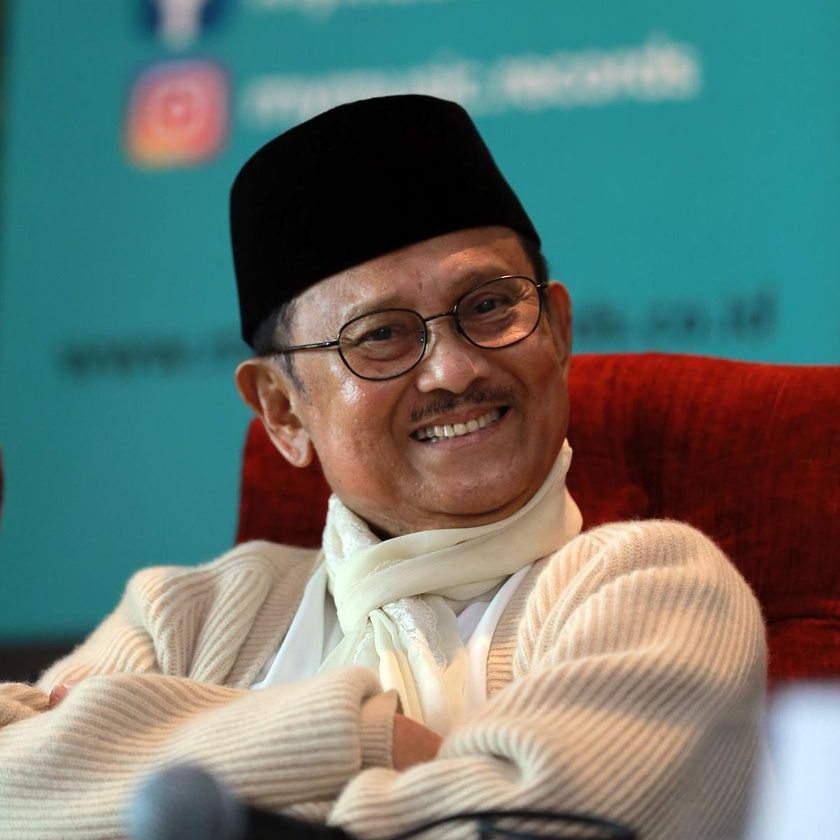
%> input picture Image correction/hbb.jpg, 840 x 840 px, shrunk from 1200 x 1200 before the run
$ octave Untitled3.m   (GNU Octave 9; MATLAB toolbox functions it lacks are replaced by stand-ins)
%> lines starting %> are read from the running program, lines starting %| are printed output that depends on the picture
I = imread('hbb.jpg');
%> I is the input picture: size 840x840x3 uint8; mean R, G, B 102.4, 119.4, 112.5
K1 = imnoise(I,'gaussian',0,0.02);% add Gaussian noise
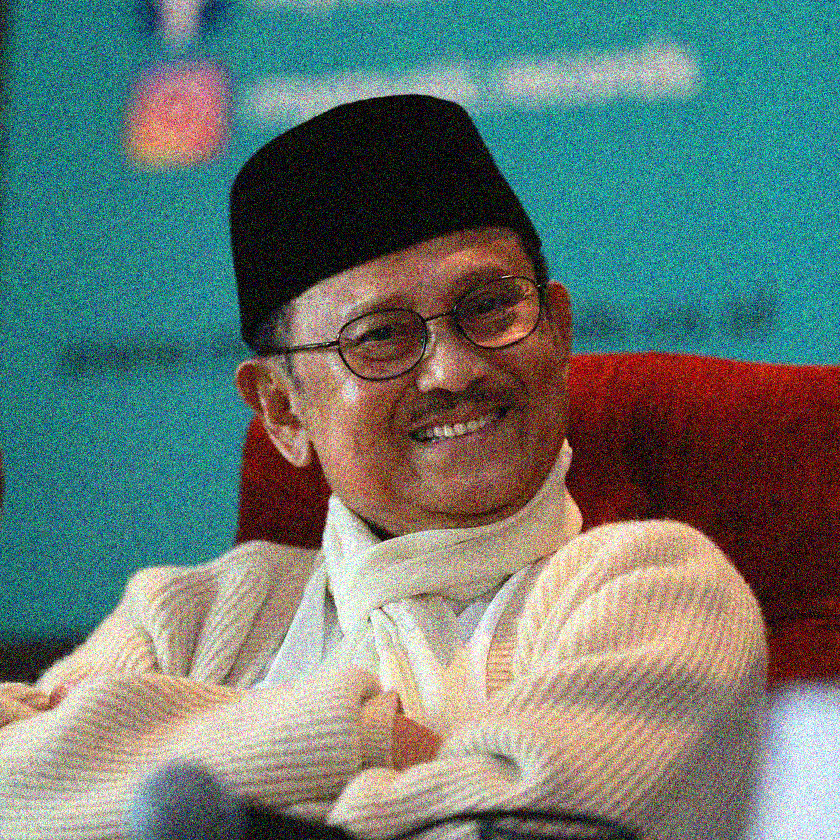
%> K1: size 840x840x3 uint8; mean R, G, B 103.5, 120.7, 114.3
subplot(2,2,1);imshow(K1);
title(' white Gaussian noise ');
M1 = wiener2(K1,[5 5]);%wiener2 adaptive filter
subplot(2,2,2);imshow(M1);
title(' filtered Gauss white noise ');
K2 = imnoise(I,'salt & pepper',0.02);
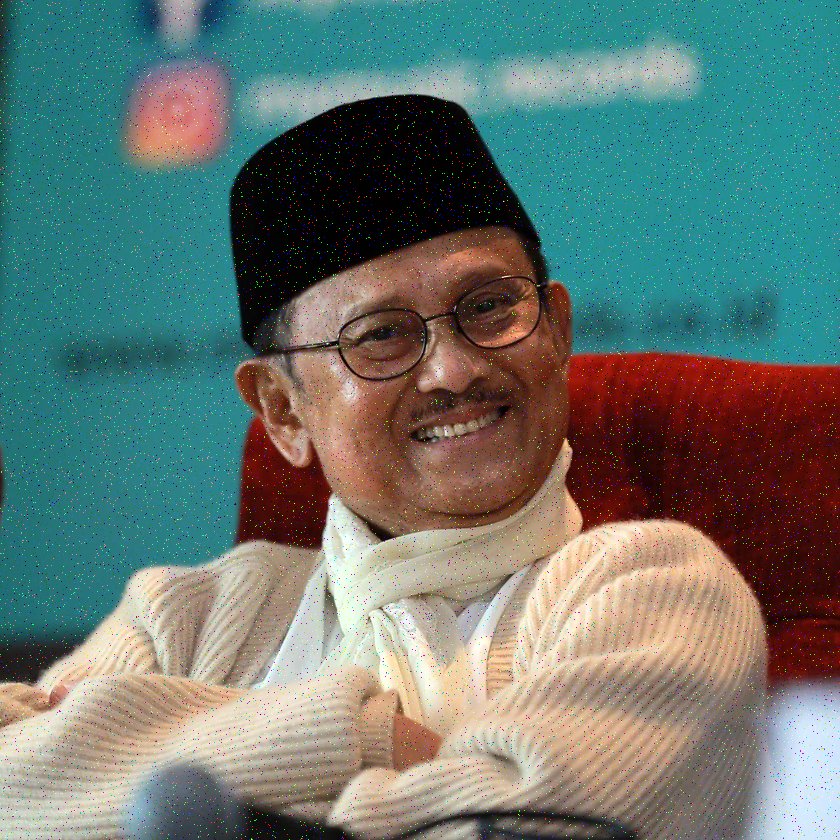
%> K2: size 840x840x3 uint8; mean R, G, B 102.9, 119.5, 112.8
subplot(2,2,3);imshow(K2);
title(' salt-and-pepper noise ');
M2 = wiener2(K2,[9 9]);%wiener2 adaptive filter
subplot(2,2,4);imshow(M2);
title(' filtered salt-and-pepper noise ');
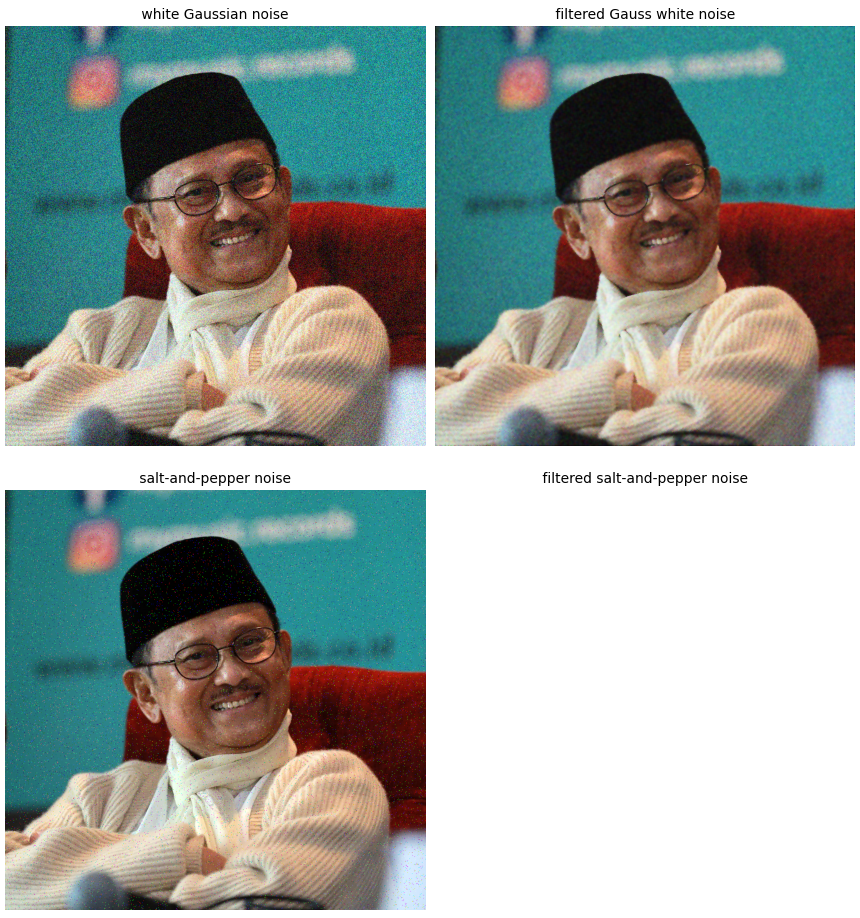
%> figure redrawn from the program's plot data, 4 panels
